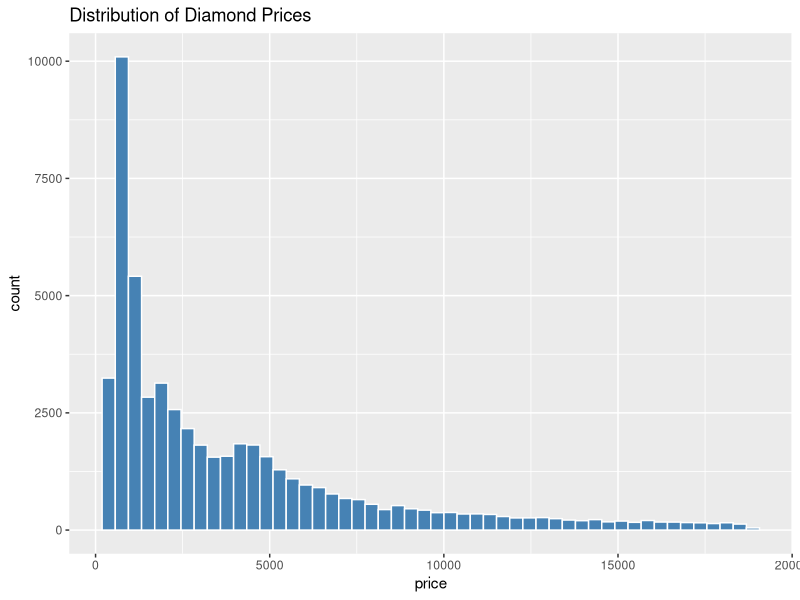
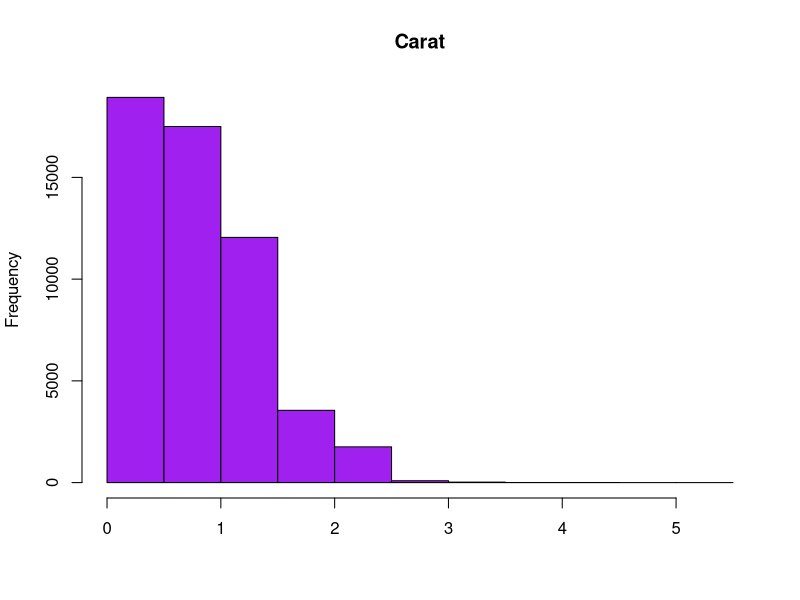
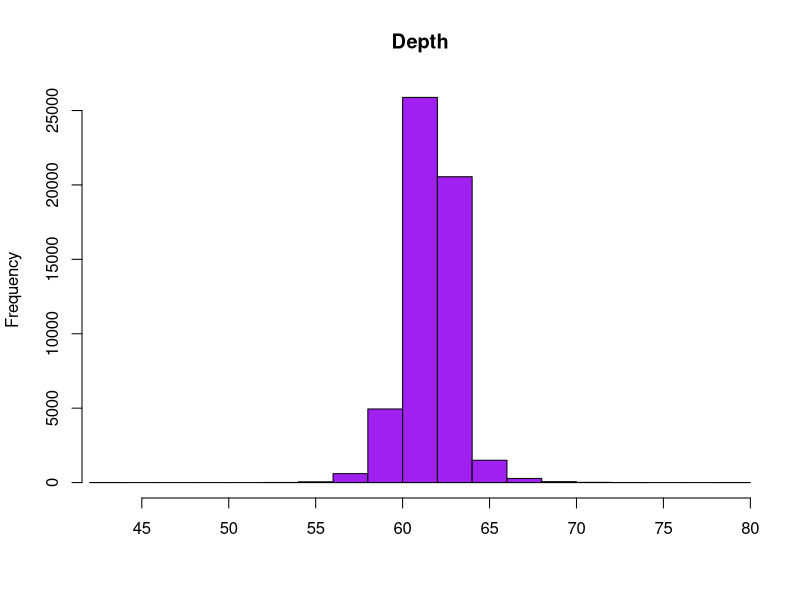
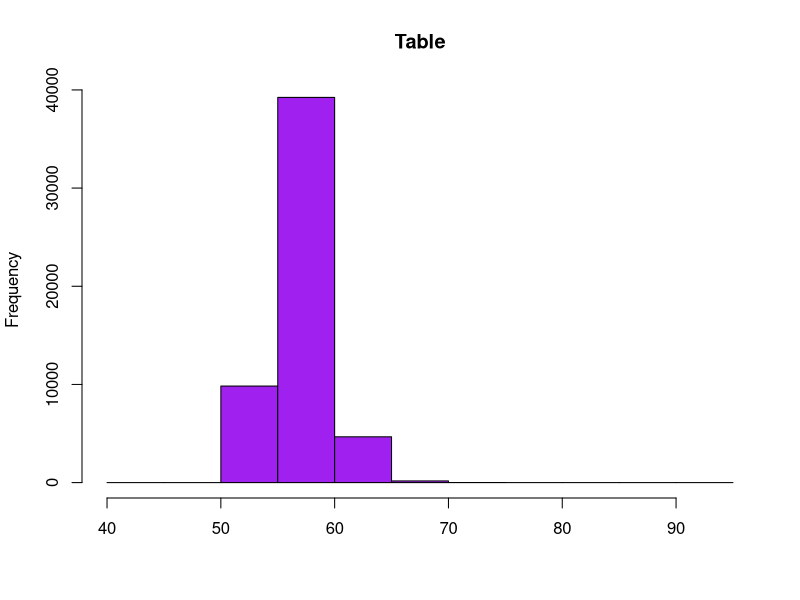
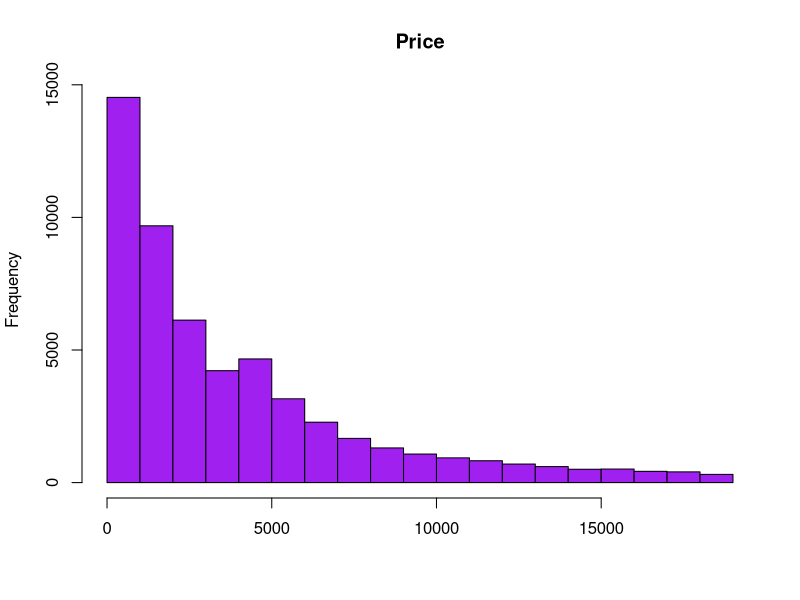
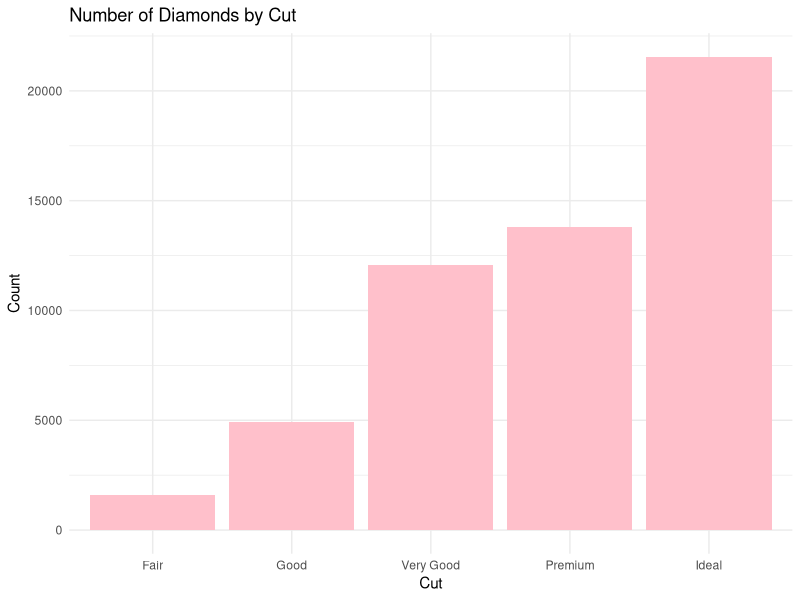
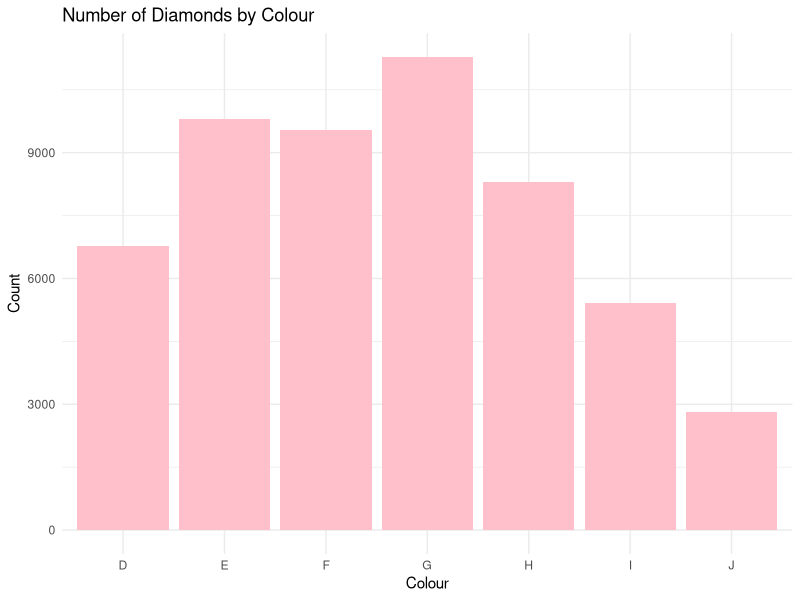
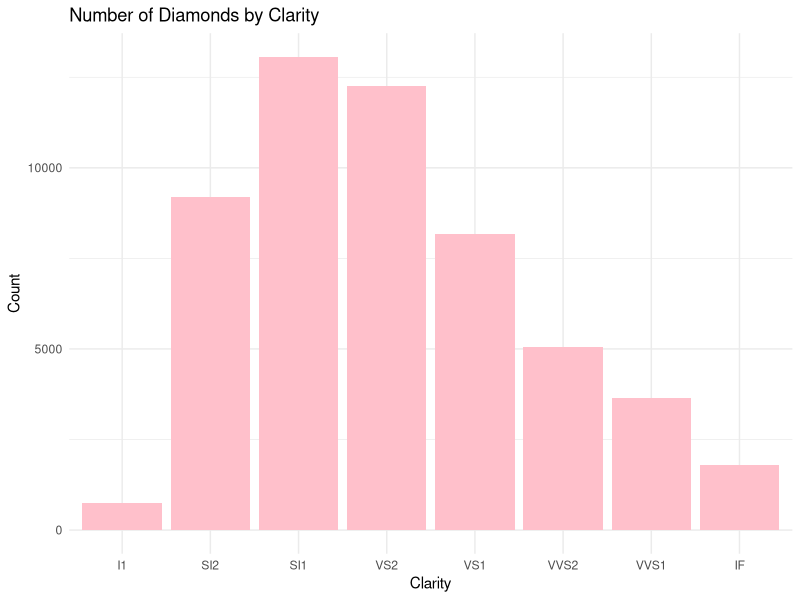

The R script that drew these images, in order:
## ---- chunk 1
library(tidyverse)
library(randomForest)
library(ranger)  # faster Random Forest implementation
library(Metrics) # for RMSE and R-squared
library(corrplot)
## ---- chunk 2
data(diamonds)
head(diamonds)
## ---- chunk 3
sum(diamonds$x == 0)
sum(diamonds$y == 0)
sum(diamonds$z == 0)

diamonds <- subset(diamonds, x > 0 & y > 0 & z > 0)
## ---- chunk 4
sum(is.na(diamonds))
any(diamonds == "")
## ---- chunk 5

diamonds <- diamonds %>%
  mutate(price_per_carat = price / carat,
         log_price = log(price),
         log_carat = log(carat))
## ---- chunk 6

ggplot(diamonds, aes(price)) +
  geom_histogram(bins = 50, fill = "steelblue", color = "white") +
  labs(title = "Distribution of Diamond Prices")

hist(diamonds$carat, main = "Carat", xlab = "", col = "purple")

hist(diamonds$depth, xlim=c(43,79), main = "Depth", xlab = "", col = "purple")

hist(diamonds$table, main = "Table", xlab = "", col = "purple")

hist(diamonds$price, main = "Price", xlab = "", col = "purple")

## ---- chunk 7
ggplot(diamonds, aes(x = cut)) +
  geom_bar(fill = "pink") +
  labs(title = "Number of Diamonds by Cut", x = "Cut", y = "Count") +
  theme_minimal()

ggplot(diamonds, aes(x = color)) +
  geom_bar(fill = "pink") +
  labs(title = "Number of Diamonds by Colour", x = "Colour", y = "Count") +
  theme_minimal()

ggplot(diamonds, aes(x = clarity)) +
  geom_bar(fill = "pink") +
  labs(title = "Number of Diamonds by Clarity", x = "Clarity", y = "Count") +
  theme_minimal()
## ---- chunk 8
ggplot(diamonds, aes(cut, price_per_carat, fill = cut)) +
  geom_boxplot() +
  labs(title = "Price per Carat by Cut")
## ---- chunk 9
num_vars <- diamonds %>% select(price, carat, x, y, z)
cor_table <- cor(num_vars)
corrplot(cor_table, method = 'number')
## ---- chunk 10
set.seed(123)
n <- nrow(diamonds)
train_idx <- sample(1:n, size = 0.7*n)
train <- diamonds[train_idx, ]
test  <- diamonds[-train_idx, ]
## ---- chunk 11
train$cut    <- factor(train$cut, ordered = FALSE)
train$color  <- factor(train$color, ordered = FALSE)
train$clarity <- factor(train$clarity, ordered = FALSE)

fit <- lm(log_price ~ log_carat + cut + color + clarity, data = train)
summary(fit)
## ---- chunk 12
set.seed(123)
train_sample <- train %>% sample_n(10000)
rf_model <- ranger(price ~ carat + cut + color + clarity,
                   data = train_sample,
                   num.trees = 100,
                   importance = 'impurity')
rf_model
## ---- chunk 13
pred <- exp(predict(fit, newdata = test))
obs <- test$price

plot(obs, pred,
     xlab = "Observed Price", ylab = "Predicted Price",
     main = "Observed vs Predicted (Linear Regression)", pch = 19, col = rgb(0,0,1,0.4))
abline(0, 1, col = "red", lwd = 2)
## ---- chunk 14
residuals <- obs - pred
plot(pred, residuals,
     xlab = "Predicted Price", ylab = "Residuals",
     main = "Residuals vs Predicted", pch = 19, col = rgb(1,0.5,0,0.5))
abline(h = 0, col = "red", lwd = 2)
## ---- chunk 15
qqnorm(residuals, main = "QQ-Plot of Residuals")
qqline(residuals, col = "red", lwd = 2)
## ---- chunk 16
rmse_lm <- rmse(obs, pred)
r2_lm <- 1 - sum((obs - pred)^2) / sum((obs - mean(obs))^2)
rmse_lm; r2_lm
## ---- chunk 17
rf_pred <- predict(rf_model, data = test)$predictions
rmse_rf <- rmse(obs, rf_pred)
r2_rf <- 1 - sum((obs - rf_pred)^2) / sum((obs - mean(obs))^2)
rmse_rf; r2_rf

importance(rf_model)
